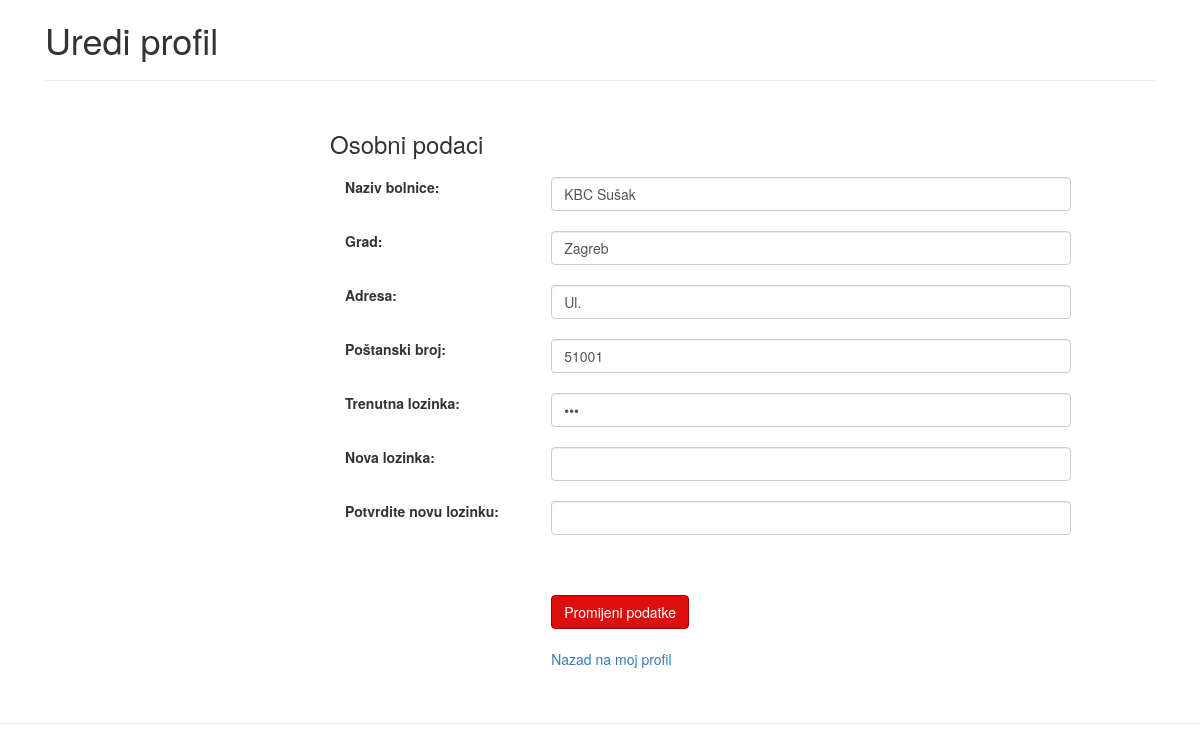
Page /bolnicke_postavke.php (signed in) on the committed database.
### tables this page shows
CREATE TABLE `bolnica` (
  `idbolnica` int(10) UNSIGNED NOT NULL,
  `naziv_bolnice` varchar(45) NOT NULL,
  `grad` varchar(45) NOT NULL,
  `adresa_bolnice` varchar(45) DEFAULT NULL,
  `postanski_broj` int(11) DEFAULT NULL,
  `password` varchar(10) DEFAULT NULL
);

### bolnicke_postavke.php (the view, shortened to what this page needs)
<?php
    require_once "dbconnect.php";
    mysqli_set_charset($conn,"utf8");
    $idbolnica = $_SESSION['id'];
    $info ="select *from bolnica where  idbolnica = '$idbolnica'";
    $run = mysqli_query($conn, $info);
    $result = $run or die ("Failed to query database". mysqli_error($conn));
    $row = mysqli_fetch_array($result);
echo'
<head>
    <link rel="stylesheet" href="https://maxcdn.bootstrapcdn.com/bootstrap/4.0.0/css/bootstrap.min.css">
    <link href="style.css" rel="stylesheet">
    <link href="donorstyle.css" rel="stylesheet">
    <link rel="stylesheet" href="//maxcdn.bootstrapcdn.com/bootstrap/3.3.7/css/bootstrap.min.css" />
    <link href="//maxcdn.bootstrapcdn.com/font-awesome/4.3.0/css/font-awesome.min.css" rel="stylesheet" />
</head>
<div class="container">
    <form action="" method="POST">
      <h1>Uredi profil</h1>
      <hr>
        <div class="row">
            <div class="col-md-3">
            </div>
            <div class="col-md-9 personal-info">
            <h3>Osobni podaci</h3>
                <div class="form-group">
                  <label class="col-lg-3 control-label">Naziv bolnice:</label>
                  <div class="col-lg-8">
                    <input type="text" class="form-control" name="naziv_bolnice" value="'.$row['naziv_bolnice'].'">
                  </div>
                </div>
                <div class="form-group">
                  <label class="col-lg-3 control-label">Grad:</label>
                  <div class="col-lg-8">
                    <input type="text" class="form-control"  name="grad" value="'.$row['grad'].'">
                  </div>
                </div>
                <div class="form-group">
                  <label class="col-lg-3 control-label">Adresa:</label>
                  <div class="col-lg-8">
                    <input class="form-control" type="text" name="adresa_bolnice" value='.$row['adresa_bolnice'].'>
                  </div>
                </div>
                <div class="form-group">
                  <label class="col-lg-3 control-label">Poštanski broj:</label>
                  <div class="col-lg-8">
                    <input class="form-control" type="number" name="postanski_broj" value="'.$row['postanski_broj'].'">
                  </div>
                </div>
                <div class="form-group">
                  <label class="col-md-3 control-label">Trenutna lozinka:</label>
                  <div class="col-md-8">
                    <input class="form-control" type="password" name="trenutna" value='.$row['password'].'>
                  </div>
                </div>
                <div class="form-group">
                  <label class="col-md-3 control-label">Nova lozinka:</label>
                  <div class="col-md-8">
                    <input class="form-control" type="password" name="nova1">
                  </div>
                </div>
               <div class="form-group">
                  <label class="col-md-3 control-label">Potvrdite novu lozinku:</label>
                  <div class="col-md-8">
                    <input class="form-control" type="password" name="nova2">
                    <input class="form-control" type="hidden" name="password" value="' . $row['password'] . '"><br><br>
                  </div>
                </div>
                <div class="form-group">
                  <label class="col-md-3 control-label"></label>
                  <div class="col-md-8">
                    <input type="submit" style="background: #DC0E0E; border: 1px solid #A60202;" class="btn btn-primary" name="updejtaj" value="Promijeni podatke">
                    <bottom><br><br><a href="bolnica.php">Nazad na moj profil</a></bottom>
                  </div>
                </div>
            </div>
        </div>
    </form>
</div>
<hr>
';
?>

### style.css (style rules this page uses)
.btn-primary { background-color: #DC0E0E; border: 1px solid #DC0E0E; }
[class*="col-"] { padding: 1rem; }

### donorstyle.css (style rules this page uses)
label { cursor:pointer; }

### rows in the picture
bolnica: naziv_bolnice "KBC Sušak", grad "Zagreb", postanski_broj "51001"
